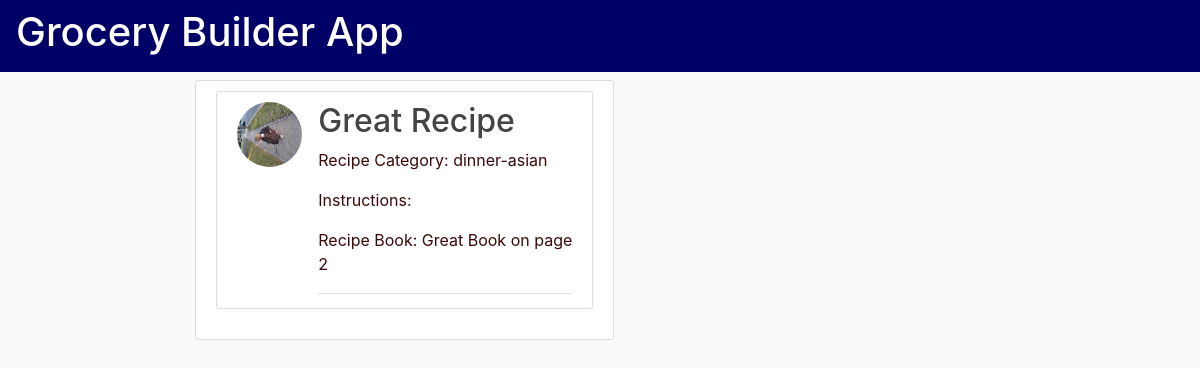
/recipe_list/6, run on the app's committed database.
### recipes/models.py (models this page shows, shortened)
class Recipe(models.Model):
    recipe_name = models.CharField(max_length=100)
    recipe_category = models.ForeignKey(
        'components.RecipeCategory', on_delete=models.CASCADE, related_name='recipe_category')
    recipe_image = models.ImageField(
        blank=True, null=True, default="default.jpg", upload_to="recipe_pics/")
    recipe_instructions = models.TextField(blank=True, null=True)
    recipe_location = models.ForeignKey(
        'components.RecipeBook', on_delete=models.CASCADE, related_name='recipe_location', blank=True, null=True)
    location_page_number = models.IntegerField(blank=True, null=True)

### components/models.py (models this page shows)
class RecipeCategory(models.Model):
    recipe_category_name = models.CharField(max_length=100)
    def __str__(self):
        return self.recipe_category_name

class RecipeBook(models.Model):
    book_name = models.CharField(max_length=100)
    def __str__(self):
        return self.book_name

### recipes/views.py (the view)
class RecipeDetail(DetailView):
    model = Recipe

### templates/recipes/recipe_detail.html
{% extends 'base.html' %}
{% load crispy_forms_tags %}
{% block content %}
<div class='content-section'>
    <article class="media content-section">
        <img class="rounded-circle article-img" src="{{ recipe.recipe_image.url }}">
        <div class="media-body">
            <h2>{{ recipe.recipe_name }}</h2>
            <div class="article-metadata">
                <p class="article-content">Recipe Category: {{ recipe.recipe_category }}</p>
                <p class="article-content">Instructions: {{ recipe.recipe_instructions }}</p>
                {% if recipe.recipe_category %}
                <p class="article-content">Recipe Book: {{ recipe.recipe_location }} on page
                    {{recipe.location_page_number}}
                </p>
                {% endif %}
            </div>
    </article>
</div>
{% endblock %}

### home/static/home/main.css (style rules this page uses)
body { background: #fafafa; color: #3d0808; margin-top: 5rem; }
h1, h2, h3, h4, h5, h6 { color: #444444; }
.content-section { background: #ffffff; padding: 10px 20px; border: 1px solid #dddddd; border-radius: 3px; margin-bottom: 20px; }
.article-content { white-space: pre-line; }
.article-img { height: 65px; width: 65px; margin-right: 16px; }
.article-metadata { padding-bottom: 1px; margin-bottom: 4px; border-bottom: 1px solid #e3e3e3 }

### data on the page
Recipe: recipe_image (picture), recipe_name "Great Recipe", recipe_category "dinner-asian", recipe_location "Great Book", location_page_number "2"
